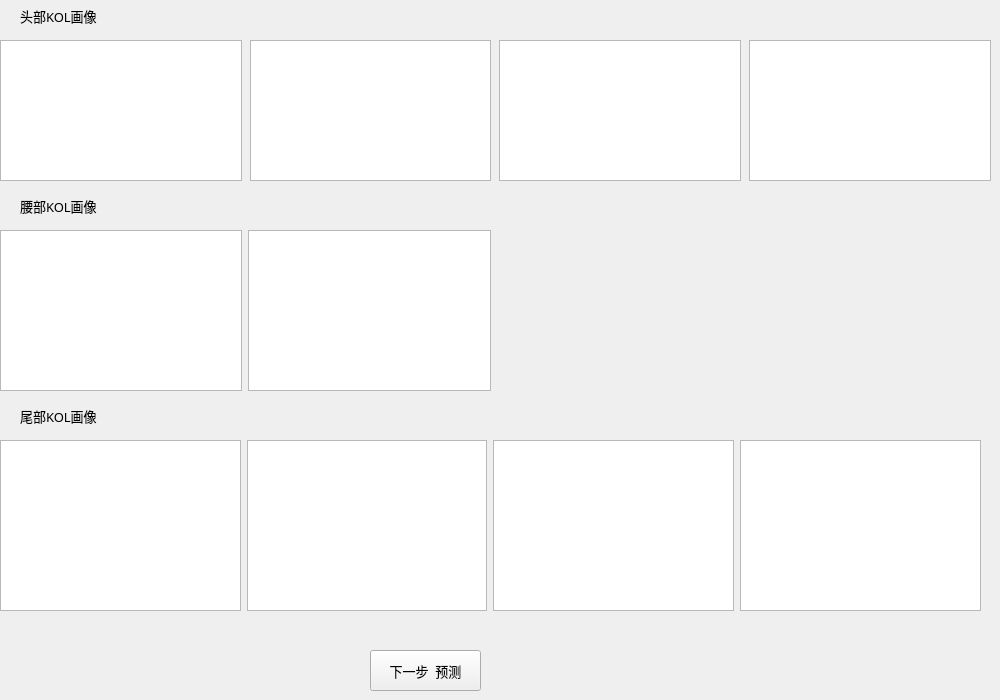
    <widget class="QWidget" name="tab_8">
     <property name="font">
      <font>
       <family>微软雅黑</family>
       <pointsize>10</pointsize>
      </font>
     </property>
     <attribute name="title">
      <string>KOL对比</string>
     </attribute>
     <widget class="QLabel" name="label_24">
      <property name="geometry">
       <rect>
        <x>20</x>
        <y>0</y>
        <width>111</width>
        <height>31</height>
       </rect>
      </property>
      <property name="text">
       <string>头部KOL画像</string>
      </property>
     </widget>
     <widget class="QPushButton" name="pushButton_3">
      <property name="geometry">
       <rect>
        <x>370</x>
        <y>650</y>
        <width>111</width>
        <height>41</height>
       </rect>
      </property>
      <property name="text">
       <string>下一步  预测</string>
      </property>
     </widget>
     <widget class="QWidget" name="layoutWidget_6">
      <property name="geometry">
       <rect>
        <x>0</x>
        <y>440</y>
        <width>981</width>
        <height>171</height>
       </rect>
      </property>
      <layout class="QHBoxLayout" name="horizontalLayout_9">
       <item>
        <widget class="QGraphicsView" name="graphicsView_7"/>
       </item>
       <item>
        <widget class="QGraphicsView" name="graphicsView_8"/>
       </item>
       <item>
        <widget class="QGraphicsView" name="graphicsView_9"/>
       </item>
       <item>
        <widget class="QGraphicsView" name="graphicsView_10"/>
       </item>
      </layout>
     </widget>
     <widget class="QLabel" name="label_25">
      <property name="geometry">
       <rect>
        <x>20</x>
        <y>190</y>
        <width>111</width>
        <height>31</height>
       </rect>
      </property>
      <property name="text">
       <string>腰部KOL画像</string>
      </property>
     </widget>
     <widget class="QWidget" name="layoutWidget_7">
      <property name="geometry">
       <rect>
        <x>0</x>
        <y>230</y>
        <width>491</width>
        <height>161</height>
       </rect>
      </property>
      <layout class="QHBoxLayout" name="horizontalLayout_10">
       <item>
        <widget class="QGraphicsView" name="graphicsView_5"/>
       </item>
       <item>
        <widget class="QGraphicsView" name="graphicsView_6"/>
       </item>
      </layout>
     </widget>
     <widget class="QWidget" name="layoutWidget_8">
      <property name="geometry">
       <rect>
        <x>0</x>
        <y>40</y>
        <width>991</width>
        <height>141</height>
       </rect>
      </property>
      <layout class="QHBoxLayout" name="horizontalLayout_11">
       <property name="spacing">
        <number>8</number>
       </property>
       <item>
        <widget class="QGraphicsView" name="graphicsView_4"/>
       </item>
       <item>
        <widget class="QGraphicsView" name="graphicsView_11"/>
       </item>
       <item>
        <widget class="QGraphicsView" name="graphicsView_12"/>
       </item>
       <item>
        <widget class="QGraphicsView" name="graphicsView_13"/>
       </item>
      </layout>
     </widget>
     <widget class="QLabel" name="label_26">
      <property name="geometry">
       <rect>
        <x>20</x>
        <y>400</y>
        <width>111</width>
        <height>31</height>
       </rect>
      </property>
      <property name="text">
       <string>尾部KOL画像</string>
      </property>
     </widget>
    </widget>
